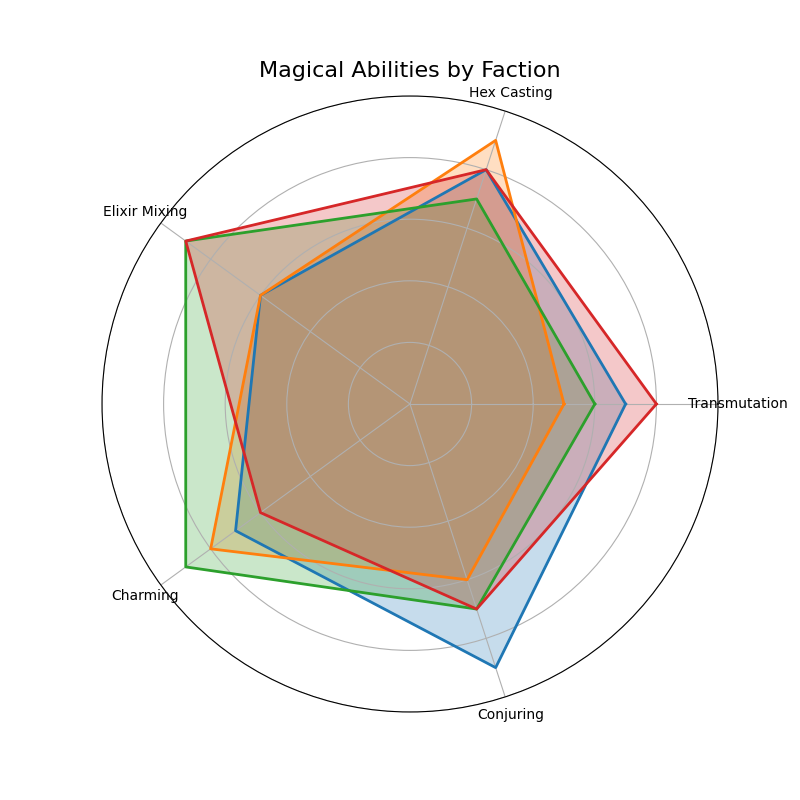

The script that drew this image:
import matplotlib.pyplot as plt
import numpy as np

# Altered categories for the axes
categories = ['Transmutation', 'Hex Casting', 'Elixir Mixing', 'Charming', 'Conjuring']
N = len(categories)

# Factions with their respective values
wizard_factions = {
    'Celestial Order': [7, 8, 6, 7, 9],  # Previously 'Elemental Guild'
    'Secret Society': [5, 9, 6, 8, 6],  # Previously 'Mystic Union'
    'Sorcerer Alliance': [6, 7, 9, 9, 7], # Previously 'Arcane Brotherhood'
    'Mystic Realm': [8, 8, 9, 6, 7]  # Previously 'Ethereal Domain'
}

data = {name: np.array(values + [values[0]]) for name, values in wizard_factions.items()}

angles = np.linspace(0, 2 * np.pi, N, endpoint=False).tolist()
angles += angles[:1]

colors = ['#1f77b4', '#ff7f0e', '#2ca02c', '#d62728']

fig, ax = plt.subplots(figsize=(8, 8), subplot_kw=dict(polar=True))

for (name, values), color in zip(data.items(), colors):
    ax.fill(angles, values, color=color, alpha=0.25)
    ax.plot(angles, values, color=color, linewidth=2)

ax.set_xticks(angles[:-1])
ax.set_xticklabels(categories, fontsize=10)
ax.set_yticklabels([])
ax.set_ylim(0, 10)

# Added a custom title for the plot
plt.title('Magical Abilities by Faction', fontsize=16)

plt.show()
